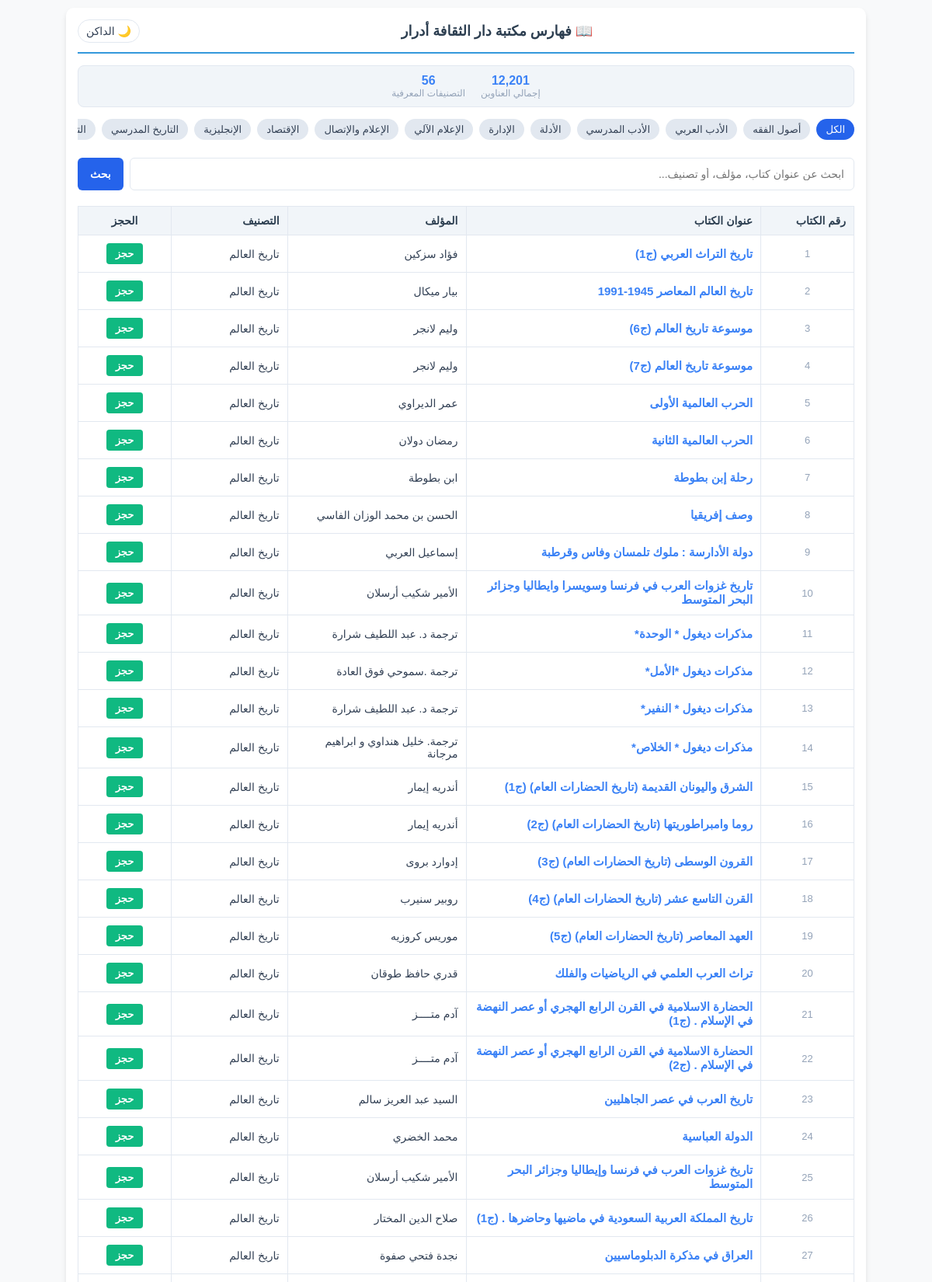
The page / (upper part) on the database its author committed.
### main.py (models this page shows)
class Book(Base):
  __tablename__ = "books"
  id = Column(Integer, primary_key=True, index=True)
  book_number = Column(String, index=True, nullable=True)
  title = Column(String, index=True)
  author = Column(String, index=True)
  category = Column(String, index=True)
  total_copies = Column(Integer, default=1)

### main.py (the view)
@app.get("/", response_class=HTMLResponse)
def read_root(request: Request, db: Session = Depends(get_db)):
  books = db.query(Book).limit(50).all()
  return templates.TemplateResponse(request, "index.html", {"books": books})

### templates/index.html (shortened to what this page needs)
<!DOCTYPE html>
<html lang="ar" dir="rtl">
<head>
</head>
<body data-theme="light">
    <div class="container">
        <div class="header-section">
            <div class="header-title">
                <h1>📖 فهارس مكتبة دار الثقافة أدرار</h1>
            </div>
            <div style="display: flex; align-items: center; gap: 10px;">
                <button class="theme-toggle-btn" id="themeToggleBtn" onclick="toggleTheme()">🌙 الداكن</button>
            </div>
        </div>
        <div class="stats-bar">
            <div class="stat-item">
                <div class="stat-num" id="totalBooksCount">...</div>
                <div class="stat-label">إجمالي العناوين</div>
            </div>
            <div class="stat-item">
                <div class="stat-num" id="totalCategoriesCount">...</div>
                <div class="stat-label">التصنيفات المعرفية</div>
            </div>
        </div>
        <div class="categories-bar" id="categoriesBar">
            <button class="category-chip active" onclick="loadAllBooks(this)">الكل</button>
        </div>
        <div class="search-container">
            <input type="text" id="searchInput" class="search-box" placeholder="ابحث عن عنوان كتاب، مؤلف، أو تصنيف..." onkeydown="checkEnter(event)">
            <button class="search-btn" onclick="searchBooks()">بحث</button>
        </div>
        <div class="table-responsive">
            <table id="booksTable">
                <thead>
                    <tr>
                        <th style="width: 12%;">رقم الكتاب</th>
                        <th style="width: 38%;">عنوان الكتاب</th>
                        <th style="width: 23%;">المؤلف</th>
                        <th style="width: 15%;">التصنيف</th>
                        <th style="width: 12%; text-align: center;">الحجز</th>
                    </tr>
                </thead>
                <tbody id="booksBody">
                    {% for book in books %}
                    <tr>
                        <td class="book-num">{{ book.book_number }}</td>
                        <td><span class="book-title">{{ book.title }}</span></td>
                        <td>{{ book.author }}</td>
                        <td>{{ book.category }}</td>
                        <td style="text-align: center;">
                            <button class="reserve-btn" onclick="openReserveModal({{ book.id }}, '{{ book.title.replace("'", "\\'") }}')">حجز</button>
                        </td>
                    </tr>
                    {% endfor %}
                </tbody>
            </table>
        </div>
    </div>
</body>
</html>

### templates/index.html (style rules this page uses)
:root { --bg-color: #f8f9fa; --container-bg: #ffffff; --text-color: #334155; --title-color: #2c3e50; --border-color: #e2e8f0; --stats-bg: #f1f5f9; --chip-bg: #e2e8f0; --chip-text: #334155; --table-header: #f1f5f9; --table-hover: #f8fafc; }
body { font-family: Tahoma, sans-serif; background-color: var(--bg-color); color: var(--text-color); margin: 0; padding: 10px; direction: rtl; transition: background 0.3s, color 0.3s; }
.container { max-width: 1000px; margin: auto; background: var(--container-bg); padding: 15px; border-radius: 10px; box-shadow: 0 4px 6px rgba(0,0,0,0.1); transition: background 0.3s; }
.header-section { display: flex; align-items: center; justify-content: space-between; border-bottom: 2px solid #3498db; padding-bottom: 12px; margin-bottom: 15px; }
.header-title { text-align: center; flex: 1; padding: 0 5px; }
.header-title h1 { color: var(--title-color); margin: 0; font-size: 18px; }
.theme-toggle-btn { background: none; border: 1px solid var(--border-color); color: var(--text-color); padding: 6px 10px; border-radius: 20px; cursor: pointer; font-size: 14px; transition: background 0.2s; }
.stats-bar { display: flex; justify-content: center; gap: 20px; background-color: var(--stats-bg); padding: 10px; border-radius: 8px; margin-bottom: 15px; border: 1px solid var(--border-color); }
.stat-item { text-align: center; }
.stat-num { font-size: 16px; font-weight: bold; color: #3b82f6; }
.stat-label { font-size: 12px; color: #94a3b8; }
.categories-bar { display: flex; gap: 8px; overflow-x: auto; padding-bottom: 8px; margin-bottom: 15px; white-space: nowrap; scrollbar-width: thin; }
.category-chip { background-color: var(--chip-bg); color: var(--chip-text); padding: 6px 12px; border-radius: 20px; font-size: 13px; cursor: pointer; border: none; transition: background 0.2s; }
.category-chip:hover, .category-chip.active { background-color: #2563eb; color: white; }
.search-container { display: flex; gap: 8px; margin-bottom: 15px; }
.search-box { flex: 1; padding: 12px; font-size: 14px; background-color: var(--container-bg); color: var(--text-color); border: 1px solid var(--border-color); border-radius: 6px; outline: none; }
.search-btn { padding: 0 16px; background-color: #2563eb; color: white; border: none; border-radius: 6px; font-size: 14px; cursor: pointer; font-weight: bold; }
.table-responsive { width: 100%; overflow-x: auto; }
table { width: 100%; border-collapse: collapse; margin-top: 5px; background: var(--container-bg); min-width: 600px; }
th, td { border: 1px solid var(--border-color); padding: 10px; text-align: right; font-size: 14px; color: var(--text-color); }
th { background-color: var(--table-header); color: var(--title-color); font-weight: bold; }
.book-title { font-weight: bold; color: #3b82f6; font-size: 15px; }
.book-num { color: #94a3b8; font-size: 13px; text-align: center; }
.reserve-btn { background-color: #10b981; color: white; border: none; padding: 6px 12px; border-radius: 4px; cursor: pointer; font-size: 13px; font-weight: bold; }

### rows shown on the page
Book: book_number "1", title "تاريخ التراث العربي (ج1)", author "فؤاد سزكين", category "تاريخ العالم"
Book: book_number "2", title "تاريخ العالم المعاصر 1945-1991", author "بيار ميكال", category "تاريخ العالم"
Book: book_number "3", title "موسوعة تاريخ العالم (ج6)", author "وليم لانجر", category "تاريخ العالم"
Book: book_number "4", title "موسوعة تاريخ العالم (ج7)", author "وليم لانجر", category "تاريخ العالم"
Book: book_number "5", title "الحرب العالمية الأولى", author "عمر الديراوي", category "تاريخ العالم"
Book: book_number "6", title "الحرب العالمية الثانية", author "رمضان دولان", category "تاريخ العالم"
Book: book_number "7", title "رحلة إبن بطوطة", author "ابن بطوطة", category "تاريخ العالم"
Book: book_number "8", title "وصف إفريقيا", author "الحسن بن محمد الوزان الفاسي", category "تاريخ العالم"
Book: book_number "9", title "دولة الأدارسة : ملوك تلمسان وفاس وقرطبة", author "إسماعيل العربي", category "تاريخ العالم"
Book: book_number "10", title "تاريخ غزوات العرب في فرنسا وسويسرا وايطاليا وجزائر البحر المتوسط", author "الأمير شكيب أرسلان", category "تاريخ العالم"
Book: book_number "11", title "مذكرات ديغول * الوحدة*", author "ترجمة د. عبد اللطيف شرارة", category "تاريخ العالم"
Book: book_number "12", title "مذكرات ديغول *الأمل*", author "ترجمة .سموحي فوق العادة", category "تاريخ العالم"
Book: book_number "13", title "مذكرات ديغول * النفير*", author "ترجمة د. عبد اللطيف شرارة", category "تاريخ العالم"
Book: book_number "14", title "مذكرات ديغول * الخلاص*", author "ترجمة. خليل هنداوي و ابراهيم مرجانة", category "تاريخ العالم"
Book: book_number "15", title "الشرق واليونان القديمة (تاريخ الحضارات العام) (ج1)", author "أندريه إيمار", category "تاريخ العالم"
Book: book_number "16", title "روما وامبراطوريتها (تاريخ الحضارات العام) (ج2)", author "أندريه إيمار", category "تاريخ العالم"
Book: book_number "17", title "القرون الوسطى (تاريخ الحضارات العام) (ج3)", author "إدوارد بروى", category "تاريخ العالم"
Book: book_number "18", title "القرن التاسع عشر (تاريخ الحضارات العام) (ج4)", author "روبير سنيرب", category "تاريخ العالم"
Book: book_number "19", title "العهد المعاصر (تاريخ الحضارات العام) (ج5)", author "موريس كروزيه", category "تاريخ العالم"
Book: book_number "20", title "تراث العرب العلمي في الرياضيات والفلك", author "قدري حافظ طوقان", category "تاريخ العالم"
Book: book_number "21", title "الحضارة الاسلامية في القرن الرابع الهجري أو عصر النهضة في الإسلام . (ج1)", author "آدم متــــز", category "تاريخ العالم"
Book: book_number "22", title "الحضارة الاسلامية في القرن الرابع الهجري أو عصر النهضة في الإسلام . (ج2)", author "آدم متــــز", category "تاريخ العالم"
Book: book_number "23", title "تاريخ العرب في عصر الجاهليين", author "السيد عبد العريز سالم", category "تاريخ العالم"
Book: book_number "24", title "الدولة العباسية", author "محمد الخضري", category "تاريخ العالم"
Book: book_number "25", title "تاريخ غزوات العرب في فرنسا وإيطاليا وجزائر البحر المتوسط", author "الأمير شكيب أرسلان", category "تاريخ العالم"
Book: book_number "26", title "تاريخ المملكة العربية السعودية في ماضيها وحاضرها . (ج1)", author "صلاح الدين المختار", category "تاريخ العالم"
Book: book_number "27", title "العراق في مذكرة الدبلوماسيين", author "نجدة فتحي صفوة", category "تاريخ العالم"
